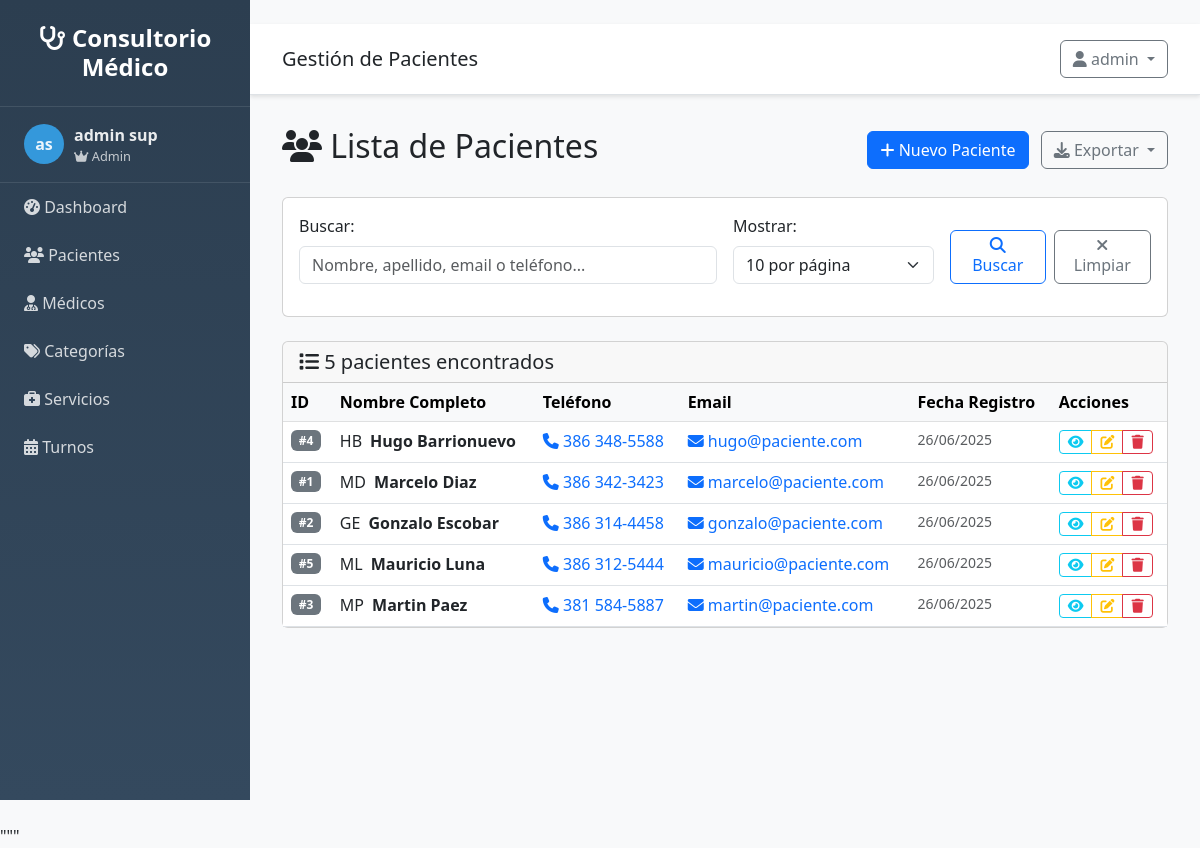
Page /clientes/ (signed in) on the earlier database version.
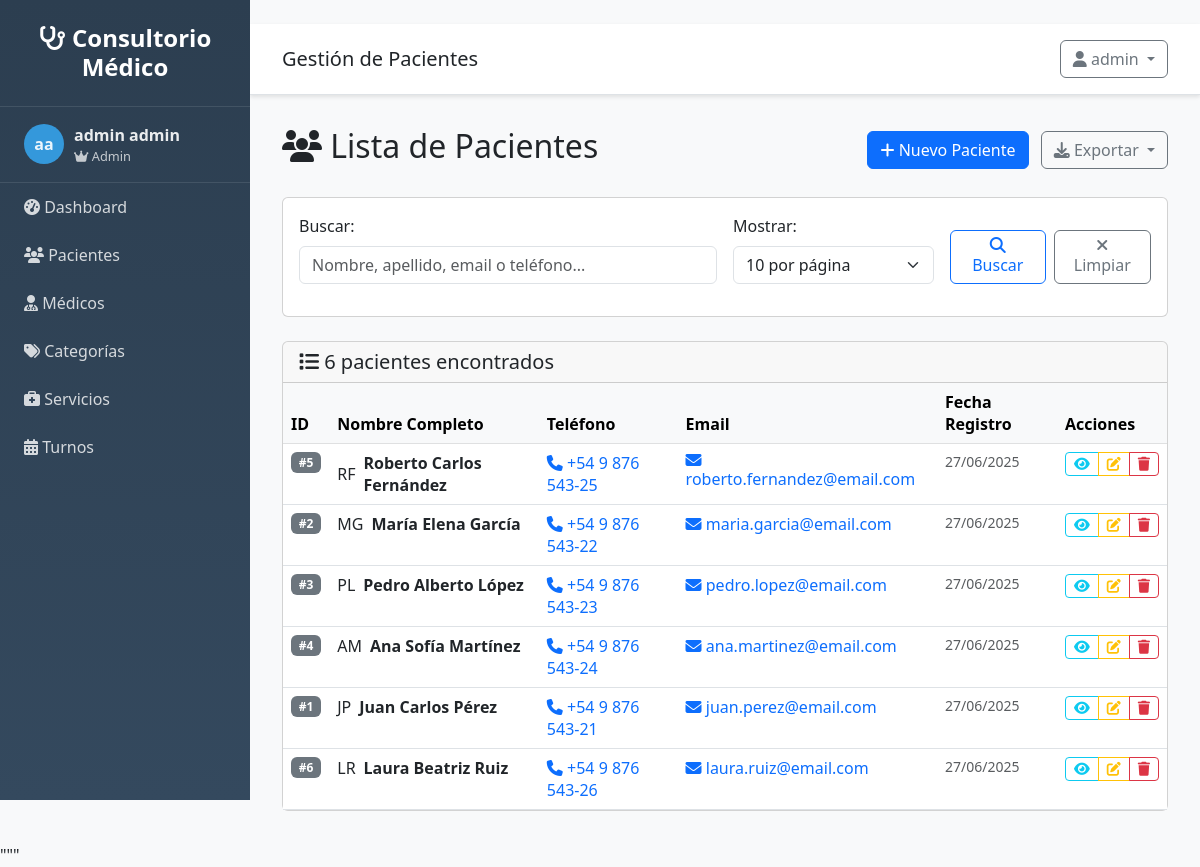
Same page on the later database version.
### src/models/usuario.py (models this page shows, shortened)
class Usuario(UserMixin, db.Model):
    __tablename__ = 'usuarios'
    id = db.Column(db.Integer, primary_key=True)
    username = db.Column(db.String(80), unique=True, nullable=False)
    email = db.Column(db.String(120), unique=True, nullable=False)
    password_hash = db.Column(db.String(255), nullable=False)
    nombre = db.Column(db.String(100), nullable=False)
    apellido = db.Column(db.String(100), nullable=False)
    rol = db.Column(db.String(20), default='usuario')
    activo = db.Column(db.Boolean, default=True)
    ultimo_login = db.Column(db.DateTime)
    fecha_creacion = db.Column(db.DateTime, default=datetime.utcnow)
    @property
    def nombre_completo(self):
        return f"{self.nombre} {self.apellido}"
    def is_admin(self):
        return self.rol == 'admin'

### src/models/cliente.py (models this page shows, shortened)
class Cliente(db.Model):
    __tablename__ = 'clientes'
    id = db.Column(db.Integer, primary_key=True)
    nombre = db.Column(db.String(100), nullable=False)
    apellido = db.Column(db.String(100), nullable=False)
    telefono = db.Column(db.String(20), nullable=True)
    email = db.Column(db.String(120), nullable=True)
    fecha_creacion = db.Column(db.DateTime, default=datetime.utcnow)
    activo = db.Column(db.Boolean, default=True)
    turnos = db.relationship('Turno', backref='cliente', lazy=True)
    @property
    def nombre_completo(self):
        return f"{self.nombre} {self.apellido}"

### src/routes/clientes.py (the view)
@clientes_bp.route('/')
@login_required
def listar():
    try:
        page = request.args.get('page', 1, type=int)
        per_page = request.args.get('per_page', 10, type=int)
        search = request.args.get('search', '', type=str)
        if ClienteService:
            clientes = ClienteService.get_paginated_clientes(page, per_page, search)
        else:
            from flask import abort
            abort(500)
        return render_template('clientes/listar.html',
                             clientes=clientes,
                             search=search)
    except Exception as e:
        flash(f'Error al cargar clientes: {str(e)}', 'error')
        return render_template('clientes/listar.html', clientes=None, search='')

### src/app.py (called while the page is built)
def create_app(config=None):
    app = Flask(__name__,
                template_folder='../templates',
                static_folder='../static')
    if config:
        app.config.update(config)
    else:
        app.config.from_object(Config)
    init_db(app)
    init_auth(app)
    @app.context_processor
    def inject_user():
        from flask_login import current_user
        return dict(
            current_user=current_user,
            today=date.today(),
            now=datetime.now()
        )
    register_blueprints(app)
    register_template_filters(app)
    register_error_handlers(app)
    @app.route('/')
    def root():
        if current_user.is_authenticated:
            return redirect(url_for('main.index'))
        return redirect(url_for('auth.login'))
    return app

### src/auth.py (called while the page is built)
@login_manager.user_loader
def load_user(user_id):
    try:
        from src.models.usuario import Usuario
        return Usuario.query.get(int(user_id))
    except:
        return None

### src/services/cliente_service.py (called while the page is built, shortened)
    @staticmethod
    def get_paginated_clientes(page=1, per_page=10, search=''):
        query = Cliente.query.filter_by(activo=True)
        return query.order_by(Cliente.apellido, Cliente.nombre).paginate(
            page=page, per_page=per_page, error_out=False
        )

### src/utils/helpers.py (called while the page is built)
def formatear_telefono(telefono):
    if not telefono:
        return ''
    telefono_limpio = re.sub(r'[^\d+]', '', str(telefono))
    if telefono_limpio.startswith('+54'):
        if len(telefono_limpio) >= 13:
            return f"+54 9 {telefono_limpio[5:8]} {telefono_limpio[8:11]}-{telefono_limpio[11:]}"
        return telefono_limpio
    if len(telefono_limpio) == 10:
        return f"{telefono_limpio[:3]} {telefono_limpio[3:6]}-{telefono_limpio[6:]}"
    elif len(telefono_limpio) == 8:
        return f"{telefono_limpio[:4]}-{telefono_limpio[4:]}"
    return telefono

### templates/clientes/listar.html (shortened to what this page needs)
{% extends "base.html" %}
{% block page_title %}Gestión de Pacientes{% endblock %}
{% block content %}
<div class="d-flex justify-content-between align-items-center mb-4">
    <h2>
        <i class="fas fa-users"></i> Lista de Pacientes
    </h2>
    <div>
        <a href="{{ url_for('clientes.nuevo') }}" class="btn btn-primary">
            <i class="fas fa-plus"></i> Nuevo Paciente
        </a>
        <div class="btn-group ms-2">
            <button type="button" class="btn btn-outline-secondary dropdown-toggle" data-bs-toggle="dropdown">
                <i class="fas fa-download"></i> Exportar
            </button>
        </div>
    </div>
</div>
<div class="card mb-4">
    <div class="card-body">
        <form method="GET" class="row g-3">
            <div class="col-md-6">
                <label for="search" class="form-label">Buscar:</label>
                <input type="text" class="form-control" id="search" name="search"
                       value="{{ search }}" placeholder="Nombre, apellido, email o teléfono...">
            </div>
            <div class="col-md-3">
                <label for="per_page" class="form-label">Mostrar:</label>
                <select class="form-select" id="per_page" name="per_page">
                    <option value="10" {% if request.args.get('per_page', '10') == '10' %}selected{% endif %}>10 por página</option>
                </select>
            </div>
            <div class="col-md-3 d-flex align-items-end">
                <button type="submit" class="btn btn-outline-primary me-2">
                    <i class="fas fa-search"></i> Buscar
                </button>
                <a href="{{ url_for('clientes.listar') }}" class="btn btn-outline-secondary">
                    <i class="fas fa-times"></i> Limpiar
                </a>
            </div>
        </form>
    </div>
</div>
<div class="card">
    <div class="card-header">
        <h5 class="card-title mb-0">
            <i class="fas fa-list"></i>
            {% if clientes and clientes.items %}
                {{ clientes.total }} paciente{{ 's' if clientes.total != 1 else '' }} encontrado{{ 's' if clientes.total != 1 else '' }}
            {% else %}
                No hay pacientes
            {% endif %}
        </h5>
    </div>
    <div class="card-body p-0">
        {% if clientes and clientes.items %}
            <div class="table-responsive">
                <table class="table table-hover mb-0">
                    <thead class="table-light">
                        <tr>
                            <th>ID</th>
                            <th>Nombre Completo</th>
                            <th>Teléfono</th>
                            <th>Email</th>
                            <th>Fecha Registro</th>
                            <th>Acciones</th>
                        </tr>
                    </thead>
                    <tbody>
                        {% for cliente in clientes.items %}
                        <tr>
                            <td>
                                <span class="badge bg-secondary">#{{ cliente.id }}</span>
                            </td>
                            <td>
                                <div class="d-flex align-items-center">
                                    <div class="avatar-circle me-2">
                                        {{ cliente.nombre[0] }}{{ cliente.apellido[0] }}
                                    </div>
                                    <div>
                                        <strong>{{ cliente.nombre }} {{ cliente.apellido }}</strong>
                                    </div>
                                </div>
                            </td>
                            <td>
                                {% if cliente.telefono %}
                                    <a href="tel:{{ cliente.telefono }}" class="text-decoration-none">
                                        <i class="fas fa-phone"></i> {{ cliente.telefono|telefono }}
                                    </a>
                                {% else %}
                                    <span class="text-muted">Sin teléfono</span>
                                {% endif %}
                            </td>
                            <td>
                                {% if cliente.email %}
                                    <a href="mailto:{{ cliente.email }}" class="text-decoration-none">
                                        <i class="fas fa-envelope"></i> {{ cliente.email }}
                                    </a>
                                {% else %}
                                    <span class="text-muted">Sin email</span>
                                {% endif %}
                            </td>
                            <td>
                                <small class="text-muted">
                                    {{ cliente.fecha_creacion.strftime('%d/%m/%Y') if cliente.fecha_creacion else 'N/A' }}
                                </small>
                            </td>
                            <td>
                                <div class="btn-group btn-group-sm">
                                    <a href="{{ url_for('clientes.detalle', id=cliente.id) }}"
                                       class="btn btn-outline-info" title="Ver detalle">
                                        <i class="fas fa-eye"></i>
                                    </a>
                                    <a href="{{ url_for('clientes.editar', id=cliente.id) }}"
                                       class="btn btn-outline-warning" title="Editar">
                                        <i class="fas fa-edit"></i>
                                    </a>
                                    <button type="button" class="btn btn-outline-danger"
                                            title="Eliminar" onclick="eliminarCliente({{ cliente.id }}, '{{ cliente.nombre_completo }}')">
                                        <i class="fas fa-trash"></i>
                                    </button>
                                </div>
                            </td>
                        </tr>
                        {% endfor %}
                    </tbody>
                </table>
            </div>
        {% endif %}
    </div>
</div>
{% endblock %}

### templates/base.html (shortened to what this page needs)
<!DOCTYPE html>
<html lang="es">
<head>
    <link href="https://cdn.jsdelivr.net/npm/bootstrap@5.3.0/dist/css/bootstrap.min.css" rel="stylesheet">
    <link href="https://cdnjs.cloudflare.com/ajax/libs/font-awesome/6.4.0/css/all.min.css" rel="stylesheet">
</head>
<body>
    <nav class="sidebar" id="sidebar">
        <div class="logo">
            <h4><i class="fas fa-stethoscope"></i> Consultorio Médico</h4>
        </div>
        {% if current_user and current_user.is_authenticated %}
        <div class="user-info">
            <div class="user-avatar">
                {{ current_user.nombre[0] if current_user.nombre else 'U' }}{{ current_user.apellido[0] if current_user.apellido else 'S' }}
            </div>
            <div>
                <div class="fw-bold">{{ current_user.nombre_completo if current_user.nombre_completo else 'Usuario' }}</div>
                <div style="font-size: 0.8em; opacity: 0.8;">
                    {% if current_user.is_admin and current_user.is_admin() %}
                        <i class="fas fa-crown"></i> Admin
                    {% elif current_user.is_medico and current_user.is_medico() %}
                        <i class="fas fa-user-md"></i> Médico
                    {% else %}
                        <i class="fas fa-user"></i> Usuario
                    {% endif %}
                </div>
            </div>
        </div>
        {% endif %}
        <ul class="nav flex-column">
            <li class="nav-item">
                <a class="nav-link" href="{{ url_for('main.index') }}">
                    <i class="fas fa-tachometer-alt"></i> Dashboard
            </a>
        </li>
            {% if current_user and current_user.is_authenticated %}
            <li class="nav-item">
                <a class="nav-link" href="{{ url_for('clientes.listar') if url_for else '#' }}">
                    <i class="fas fa-users"></i> Pacientes
                </a>
            </li>
            <li class="nav-item">
                <a class="nav-link" href="{{ url_for('profesionales.listar') if url_for else '#' }}">
                    <i class="fas fa-user-md"></i> Médicos
                </a>
            </li>
            <li class="nav-item">
                <a class="nav-link" href="{{ url_for('categorias.listar') if url_for else '#' }}">
                    <i class="fas fa-tags"></i> Categorías
                </a>
            </li>
            <li class="nav-item">
                <a class="nav-link" href="{{ url_for('servicios.listar') if url_for else '#' }}">
                    <i class="fas fa-briefcase-medical"></i> Servicios
                </a>
            </li>
            <li class="nav-item">
                <a class="nav-link" href="{{ url_for('turnos.listar') if url_for else '#' }}">
                    <i class="fas fa-calendar-alt"></i> Turnos
                </a>
            </li>
            {% endif %}
        </ul>
    </nav>
    <div class="main-content">
        <div class="top-navbar d-flex justify-content-between align-items-center">
            <div>
                <h5 class="mb-0">{% block page_title %}Sistema de Gestión{% endblock %}</h5>
            </div>
            <div class="dropdown">
                <button class="btn btn-outline-secondary dropdown-toggle" type="button" data-bs-toggle="dropdown">
                    <i class="fas fa-user"></i>
                    {% if current_user and current_user.is_authenticated %}
                        {{ current_user.nombre if current_user.nombre else 'Usuario' }}
                    {% else %}
                        Invitado
                    {% endif %}
                </button>
            </div>
        </div>
        <div class="content-wrapper">
            {% block content %}{% endblock %}
        </div>
    </div>
</body>
</html>

### templates/base.html (style rules this page uses)
:root { --primary-color: #2c3e50; --secondary-color: #3498db; --sidebar-width: 250px; }
body { font-family: 'Segoe UI', Tahoma, Geneva, Verdana, sans-serif; background-color: #f8f9fa; }
.sidebar { position: fixed; top: 0; left: 0; height: 100vh; width: var(--sidebar-width); background: linear-gradient(180deg, var(--primary-color) 0%, #34495e 100%); z-index: 1000; overflow-y: auto; }
.sidebar .logo { padding: 1.5rem; text-align: center; border-bottom: 1px solid rgba(255,255,255,0.1); }
.sidebar .logo h4 { color: white; margin: 0; font-weight: 600; }
.sidebar .nav-link { color: rgba(255,255,255,0.8); padding: 0.75rem 1.5rem; transition: all 0.3s; }
.main-content { margin-left: var(--sidebar-width); min-height: 100vh; }
.top-navbar { background: white; border-bottom: 1px solid #dee2e6; padding: 1rem 2rem; box-shadow: 0 2px 4px rgba(0,0,0,0.1); }
.content-wrapper { padding: 2rem; }
.user-info { display: flex; align-items: center; color: rgba(255,255,255,0.9); padding: 1rem 1.5rem; border-bottom: 1px solid rgba(255,255,255,0.1); }
.user-avatar { width: 40px; height: 40px; border-radius: 50%; background: var(--secondary-color); display: flex; align-items: center; justify-content: center; margin-right: 10px; font-weight: bold; }
.table-responsive { overflow-x: visible !important; -webkit-overflow-scrolling: visible !important; }

Differences in the rows shown:
changed Usuario "admin": apellido "s" → "a"; nombre+apellido "admin sup" → "admin admin"
changed Cliente id 5: nombre "M" → "R"; apellido "L" → "F"; nombre "Mauricio" → "Roberto Carlos"; apellido "Luna" → "Fernández"; telefono|telefono "386 312-5444" → "+54 9 876 543-25"; email "mauricio@paciente.com" → "roberto.fernandez@email.com"; fecha_creacion "26/06/2025" → "27/06/2025"; moves up the list
changed Cliente id 2: nombre "G" → "M"; apellido "E" → "G"; nombre "Gonzalo" → "María Elena"; apellido "Escobar" → "García"; telefono|telefono "386 314-4458" → "+54 9 876 543-22"; email "gonzalo@paciente.com" → "maria.garcia@email.com"; fecha_creacion "26/06/2025" → "27/06/2025"; moves up the list
changed Cliente id 3: nombre "M" → "P"; apellido "P" → "L"; nombre "Martin" → "Pedro Alberto"; apellido "Paez" → "López"; telefono|telefono "381 584-5887" → "+54 9 876 543-23"; email "martin@paciente.com" → "pedro.lopez@email.com"; fecha_creacion "26/06/2025" → "27/06/2025"; moves up the list
changed Cliente id 4: nombre "H" → "A"; apellido "B" → "M"; nombre "Hugo" → "Ana Sofía"; apellido "Barrionuevo" → "Martínez"; telefono|telefono "386 348-5588" → "+54 9 876 543-24"; email "hugo@paciente.com" → "ana.martinez@email.com"; fecha_creacion "26/06/2025" → "27/06/2025"
changed Cliente id 1: nombre "M" → "J"; apellido "D" → "P"; nombre "Marcelo" → "Juan Carlos"; apellido "Diaz" → "Pérez"; telefono|telefono "386 342-3423" → "+54 9 876 543-21"; email "marcelo@paciente.com" → "juan.perez@email.com"; fecha_creacion "26/06/2025" → "27/06/2025"
added Cliente: id "6", nombre "L", apellido "R", nombre "Laura Beatriz", apellido "Ruiz", telefono|telefono "+54 9 876 543-26", email "laura.ruiz@email.com", fecha_creacion "27/06/2025"
Other differences:
{{ clientes.total }}: "5" → "6"
